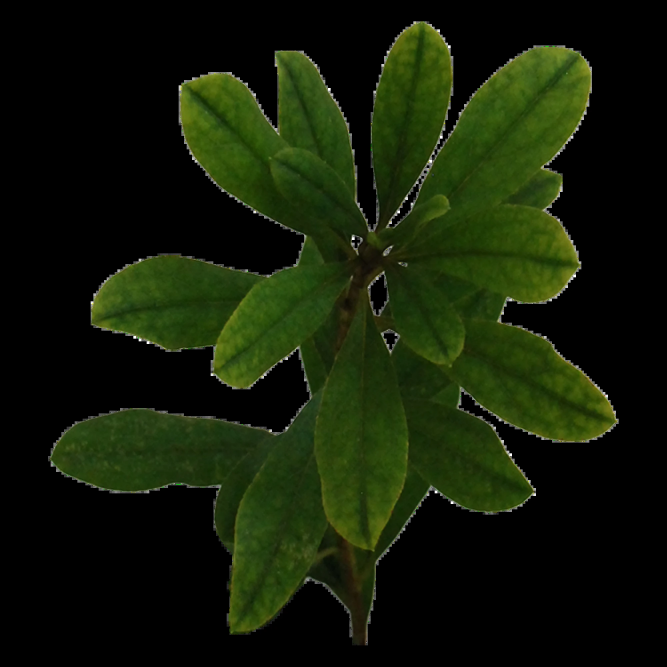
#> input picture previous/1110/xray/mj_input/plant1.webp, 2000 x 2000 px (shown at 1/3 size)
$ python make_inputs.py plant1.webp plant2.webp   (older library calls are emulated)
#> lines starting #> are read from the running program, lines starting #| are printed output that depends on the picture; after the words box and inside, x2 and y2 are one past the last pixel; in counts of white or black regions, pixels touching at a corner belong together
### previous/1110/xray/xray.py
"""Fake X-ray / backlit translucency from a studio plant photo (grey bg, hand)."""
import sys, numpy as np, cv2

# [25 lines left out: functions load, plant_mask, not called in this run]

def xray(im, m, p):
    L = cv2.cvtColor(im, cv2.COLOR_BGR2LAB)[..., 0].astype(np.float32) / 255
    ms = cv2.GaussianBlur(m, (0, 0), 1.2)
    # normalise luminance inside plant
    vals = L[m > 0.5]; lo, hi = np.percentile(vals, 2), np.percentile(vals, 98)
    Ln = np.clip((L - lo) / (hi - lo + 1e-6), 0, 1)
    Ln = cv2.bilateralFilter(Ln, 9, 0.08, p['bs'])
    # tonal structure (darker in photo = denser): large-scale
    base = cv2.GaussianBlur(Ln, (0, 0), p['sb'])
    # fine detail: veins are lighter than blade in photo -> become dense lines
    hp = Ln - cv2.GaussianBlur(Ln, (0, 0), p['sv'])
    # veins are thin lines: their sign shows up as the skewed tail of hp
    v = hp[m > 0.5]; skew = np.mean((v - v.mean()) ** 3) / (v.std() ** 3 + 1e-9)
    sign = 1.0 if skew >= 0 else -1.0
    if p.get('flip'): sign = -sign
    veins = np.clip(sign * hp * p['kv'], -1, 1)
    # internal boundaries (overlapping leaf edges)
    gx = cv2.Sobel(cv2.GaussianBlur(Ln, (0, 0), 2.0), cv2.CV_32F, 1, 0)
    gy = cv2.Sobel(cv2.GaussianBlur(Ln, (0, 0), 2.0), cv2.CV_32F, 0, 1)
    edges = cv2.GaussianBlur(np.clip(np.hypot(gx, gy) * p['ke'], 0, 1), (0, 0), 1.5)
    # silhouette rim
    er = cv2.erode(m, np.ones((p['rw'], p['rw']), np.uint8))
    rim = cv2.GaussianBlur(m - er, (0, 0), p['rw'] * 0.4)
    # center density: distance from silhouette edge
    ys, xs = np.where(m > 0.5)
    cy, cx = p.get('hub') or (ys.mean(), xs.mean())
    size = max(np.ptp(ys), np.ptp(xs))
    yy, xx = np.mgrid[:m.shape[0], :m.shape[1]]
    rr = np.hypot(yy - cy, xx - cx) / (size * p['hr'])
    dist = np.exp(-rr ** 2)
    density = (p['d0'] + p['d1'] * (1 - base) + p['dc'] * dist ** 1.5
               + p['dv'] * veins + p['de'] * edges + p['dr'] * rim)
    density = np.clip(density, 0, 1) ** p['g'] * ms
    out = 1 - density
    return np.clip(out, 0, 1), ms

P = dict(bs=5, sb=10, sv=6, kv=3.0, ke=1.2, rw=5, d0=0.06, d1=0.20, dc=0.55, hr=0.16, dv=0.20, de=0.10, dr=0.20, g=1.15)

# [13 lines that do not run on import are left out]

### previous/1110/xray/mj_input/make_inputs.py
"""Make Midjourney input images from a transparent plant cutout (PNG/WebP with alpha).
usage: python mj_input/make_inputs.py <cutout> <name>
  -> mj_input/<name>_A_gray.png  (plain grey, light)   -> mj_input/<name>_B_xray.png (code x-ray)
Plant fills ~60% of a 2000px white square so it stays inside the dish."""
import sys, os, numpy as np, cv2
HERE = os.path.dirname(os.path.abspath(__file__)); sys.path.insert(0, os.path.dirname(HERE))
from xray import xray, P

def pad(g, frac=0.6, S=2000):
    ys, xs = np.where(g < 250); crop = g[ys.min():ys.max()+1, xs.min():xs.max()+1]
    s = S * frac / max(crop.shape); crop = cv2.resize(crop, None, fx=s, fy=s, interpolation=cv2.INTER_AREA)
    out = np.full((S, S), 255, np.uint8); h, w = crop.shape
    out[(S-h)//2:(S-h)//2+h, (S-w)//2:(S-w)//2+w] = crop; return out

src, name = sys.argv[1], sys.argv[2]
rgba = cv2.imdecode(np.fromfile(src, np.uint8), cv2.IMREAD_UNCHANGED)
#> rgba is the input picture: shape (2000, 2000, 4); mean B, G, R, A 7.2, 27.9, 18.7, 98.3
a = rgba[..., 3].astype(np.float32) / 255
im = (rgba[..., :3] * a[..., None] + 255 * (1 - a[..., None])).astype(np.uint8)
m = (a > 0.5).astype(np.float32); ms = cv2.GaussianBlur(a, (0, 0), 0.8)
g = cv2.cvtColor(im, cv2.COLOR_BGR2GRAY).astype(np.float32) / 255
v = g[m > 0]; gn = np.clip((g - np.percentile(v, 2)) / (np.percentile(v, 98) - np.percentile(v, 2)), 0, 1)
A = 1 - (1 - (0.55 + 0.35 * gn)) * ms
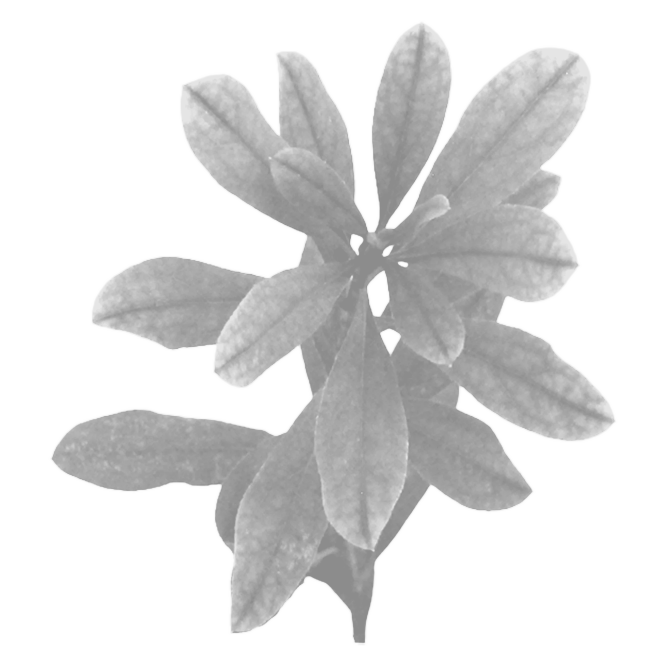
#> A: shape (2000, 2000) float32 (shown at 1/3 size); min 0.55, max 1, mean 0.873
P2 = dict(P, flip=('flip' in sys.argv))
B, _ = xray(im, m, P2)
#> in xray, `lo, hi = (np.percentile(vals, 2), np.percentile(vals, 98))`: lo = 0.106; hi = 0.459
#> in xray, `hp = Ln - cv2.GaussianBlur(Ln, (0, 0), p['sv'])`:
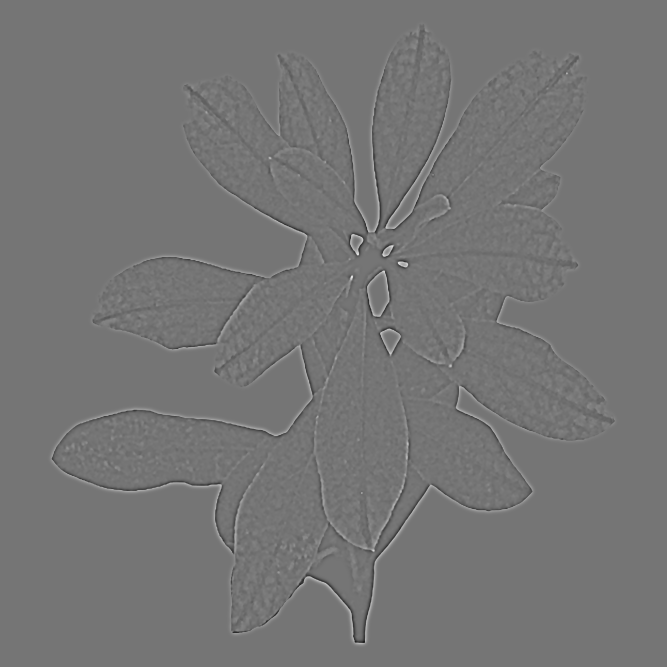
#> hp: shape (2000, 2000) float32 (shown at 1/3 size); min -0.628, max 0.735, mean -5.9e-08; drawn with min black and max white
#> in xray, `skew = np.mean((v - v.mean()) ** 3) / (v.std() ** 3 + 1e-09)`: skew = -0.42
#> in xray, `sign = 1.0 if skew >= 0 else -1.0`: sign = -1
#> in xray, `er = cv2.erode(m, np.ones((p['rw'], p['rw']), np.uint8))`:
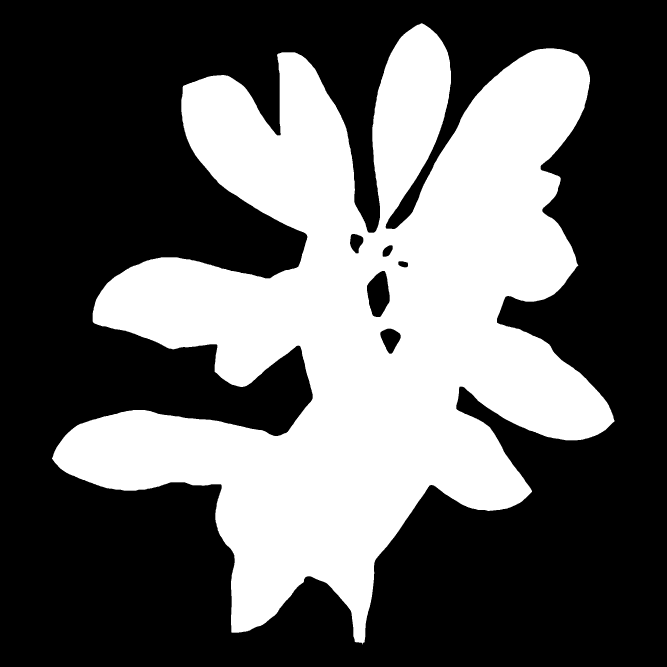
#> er: shape (2000, 2000) float32 (shown at 1/3 size); values 0 (black) and 1 (white), 37.7% white; 1 white region, box (x1, y1, x2, y2) and area: (156, 70, 1844, 1933) 1509658
#> in xray, `rim = cv2.GaussianBlur(m - er, (0, 0), p['rw'] * 0.4)`:
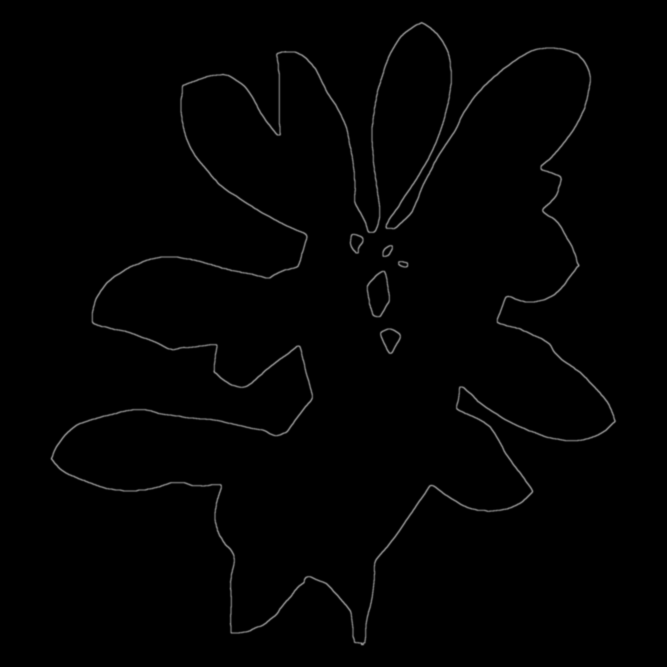
#> rim: shape (2000, 2000) float32 (shown at 1/3 size); min 0, max 0.622, mean 0.00808
#> in xray, `cy, cx = p.get('hub') or (ys.mean(), xs.mean())`: cy = 957.6; cx = 1079.4
#> in xray, `size = max(np.ptp(ys), np.ptp(xs))`: size = 1867
#> in xray, `out = 1 - density`:
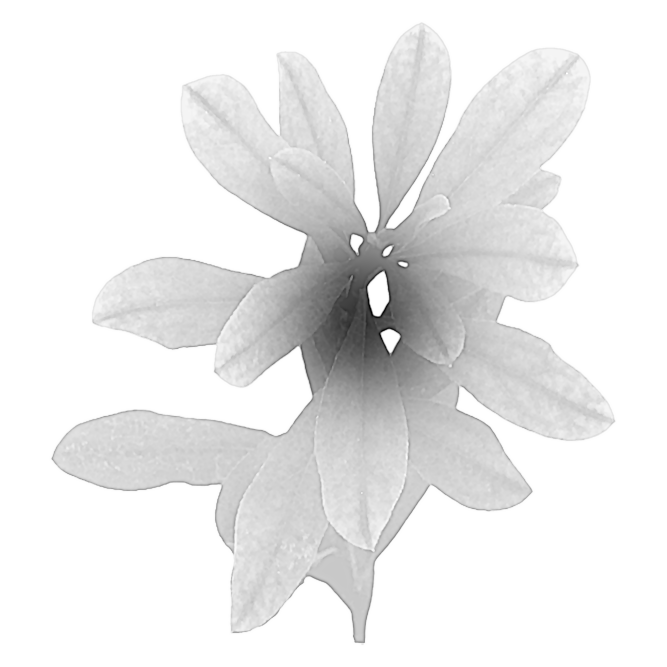
#> out: shape (2000, 2000) float64 (shown at 1/3 size); min 0.000165, max 1, mean 0.919
for tag, img in (('A_gray', A), ('B_xray', B)):
    cv2.imencode('.png', pad((np.clip(img, 0, 1) * 255).astype(np.uint8)))[1].tofile(os.path.join(HERE, f'{name}_{tag}.png'))
#> this loop made 2 passes
#> (tag, s in pad, h in pad, w in pad) on passes 1 to 2: ('A_gray', 0.641, 1200, 1088), ('B_xray', 0.642, 1200, 1088)
#> pass 1, in pad, `crop = g[ys.min():ys.max() + 1, xs.min():xs.max() + 1]`:
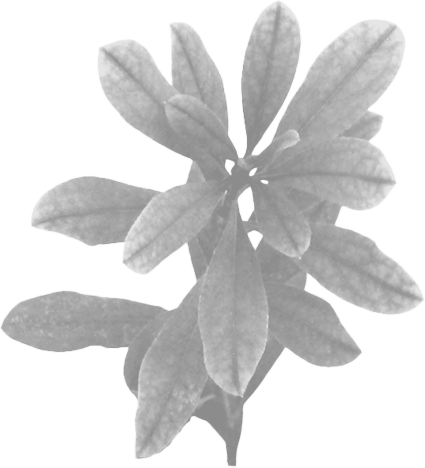
#> crop: shape (1871, 1697) (shown at 1/4 size); min 140, max 255, mean 214.1
#> pass 2, in pad (call 2), `crop = g[ys.min():ys.max() + 1, xs.min():xs.max() + 1]`:
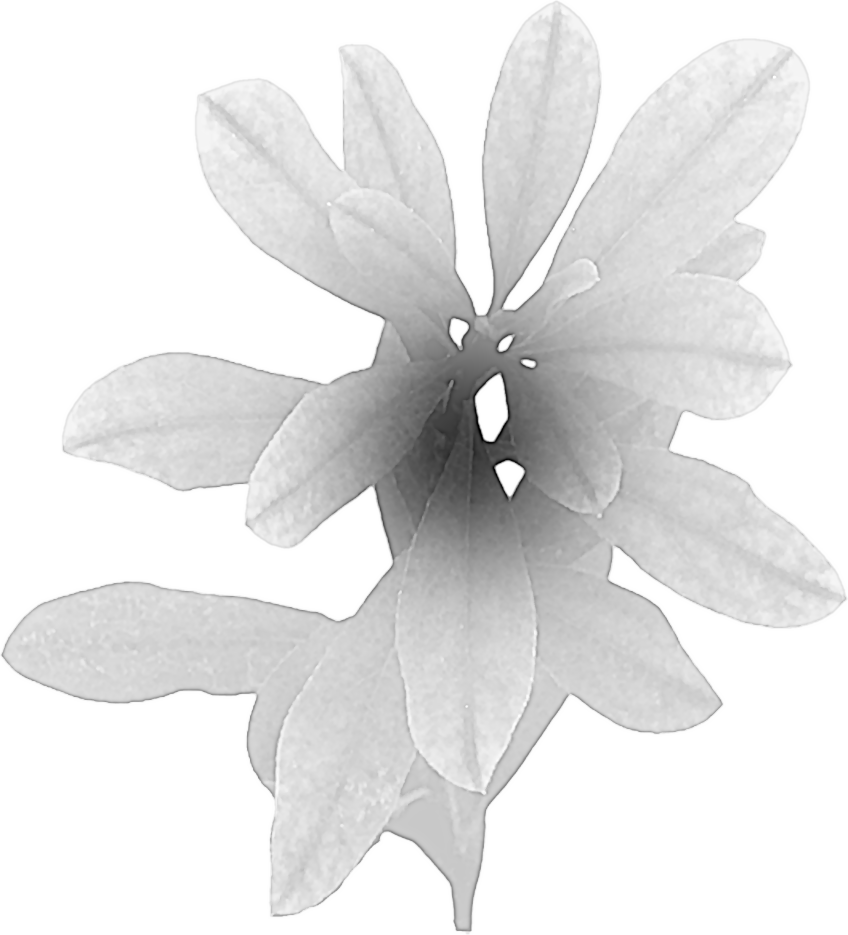
#> crop: shape (1870, 1695) (shown at 1/2 size); min 0, max 255, mean 228.6
print('ok', name)

$ run again, on previous/1110/xray/mj_input/plant3.webp
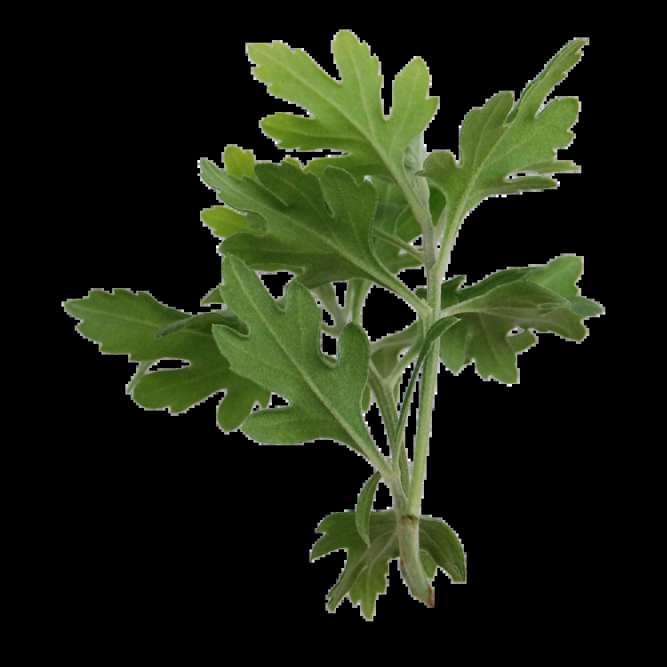
#> input picture previous/1110/xray/mj_input/plant3.webp, 2000 x 2000 px (shown at 1/3 size)
#> rgba is the input picture: shape (2000, 2000, 4); mean B, G, R, A 18.2, 35.8, 28.9, 68
#> m: shape (2000, 2000) float32; values 0 (black) and 1 (white), 26.7% white; 1 white region, box (x1, y1, x2, y2) and area: (194, 91, 1808, 1858) 1067479
#> lo = 0.278; hi = 0.69
#> skew = -0.35
#> sign = -1
#> er: shape (2000, 2000) float32; values 0 (black) and 1 (white), 25.6% white; 1 white region, box (x1, y1, x2, y2) and area: (196, 94, 1806, 1856) 1023224
#> cy = 858.3; cx = 1069.3
#> size = 1766
#> in xray, `out = 1 - density`:
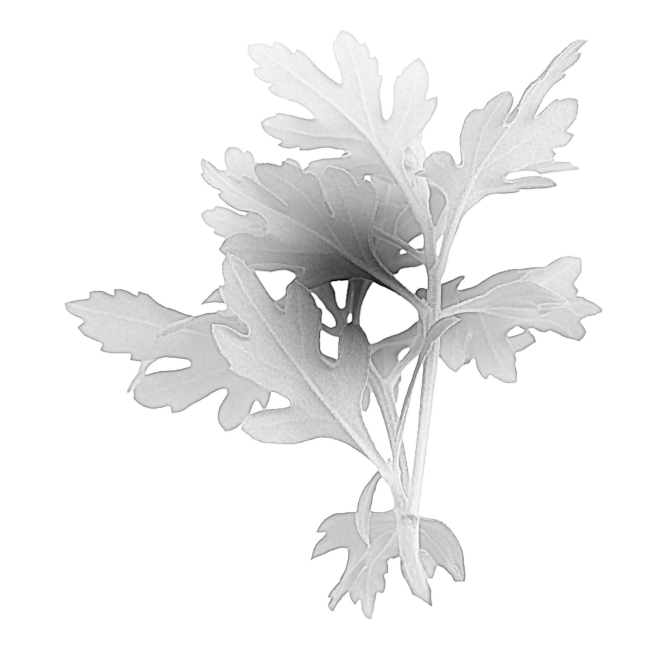
#> out: shape (2000, 2000) float64 (shown at 1/3 size); min 0.000824, max 1, mean 0.941
#> the loop `for tag, img in (('A_gray', A), ('B_xray', B)):` made 2 passes
#> (tag, s in pad, h in pad, w in pad) on passes 1 to 2: ('A_gray', 0.678, 1200, 1098), ('B_xray', 0.678, 1200, 1096)
#> pass 2, in pad (call 2), `crop = g[ys.min():ys.max() + 1, xs.min():xs.max() + 1]`:
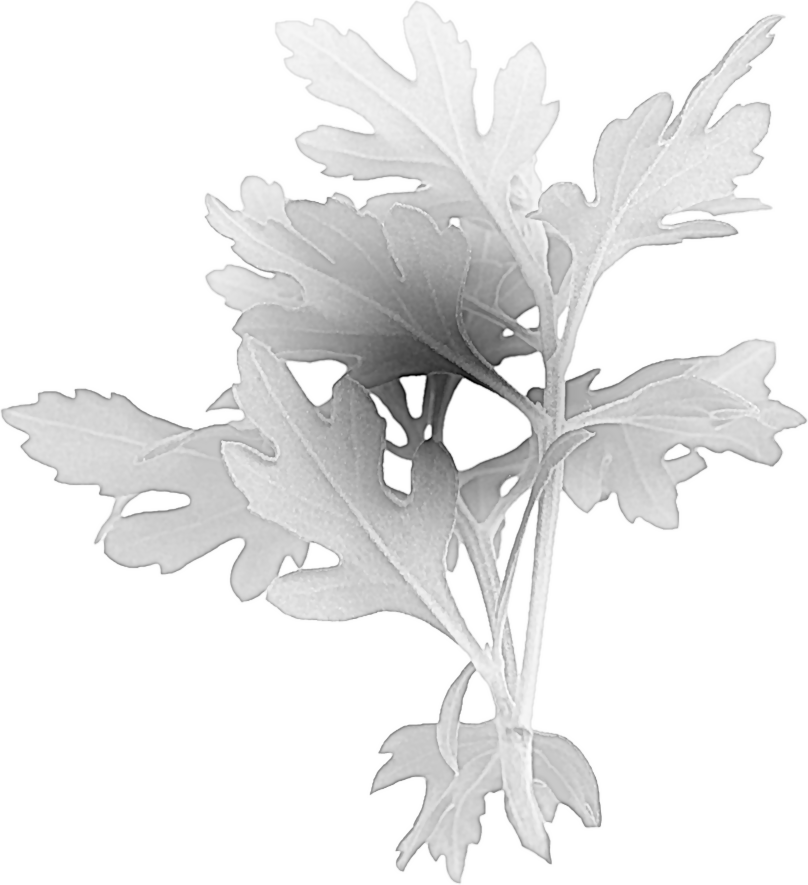
#> crop: shape (1769, 1616) (shown at 1/2 size); min 0, max 255, mean 233.6

$ run again, on previous/1110/xray/mj_input/plant4.webp
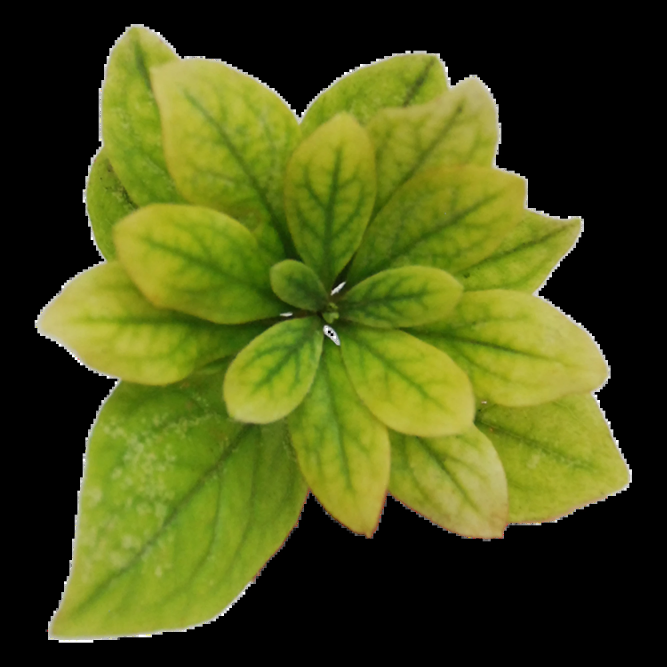
#> input picture previous/1110/xray/mj_input/plant4.webp, 2000 x 2000 px (shown at 1/3 size)
#> rgba is the input picture: shape (2000, 2000, 4); mean B, G, R, A 22, 81.5, 73.3, 134
#> m: shape (2000, 2000) float32; values 0 (black) and 1 (white), 52.6% white; 3 black regions, box (x1, y1, x2, y2) and area: (0, 0, 2000, 2000) 1896200, (971, 976, 1020, 1035) 1338, (1002, 850, 1031, 875) 313
#> lo = 0.298; hi = 0.757
#> skew = -0.04
#> sign = -1
#> in xray, `er = cv2.erode(m, np.ones((p['rw'], p['rw']), np.uint8))`:
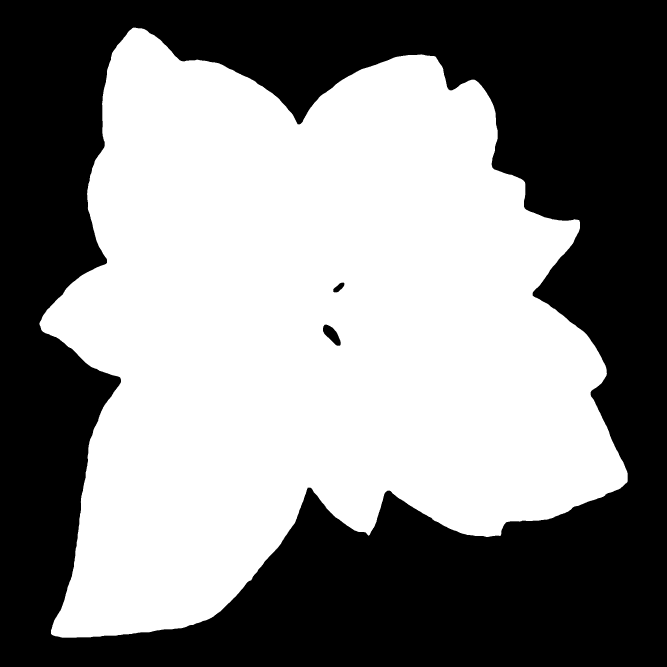
#> er: shape (2000, 2000) float32 (shown at 1/3 size); values 0 (black) and 1 (white), 52.1% white; 3 black regions, box (x1, y1, x2, y2) and area: (0, 0, 2000, 2000) 1914739, (969, 974, 1022, 1037) 1786, (1000, 848, 1033, 877) 545
#> cy = 991.7; cx = 929.4
#> size = 1834
#> the loop `for tag, img in (('A_gray', A), ('B_xray', B)):` made 2 passes
#> (tag, s in pad, h in pad, w in pad) on passes 1 to 2: ('A_gray', 0.653, 1200, 1158), ('B_xray', 0.653, 1200, 1157)
#> pass 2, in pad (call 2), `crop = g[ys.min():ys.max() + 1, xs.min():xs.max() + 1]`:
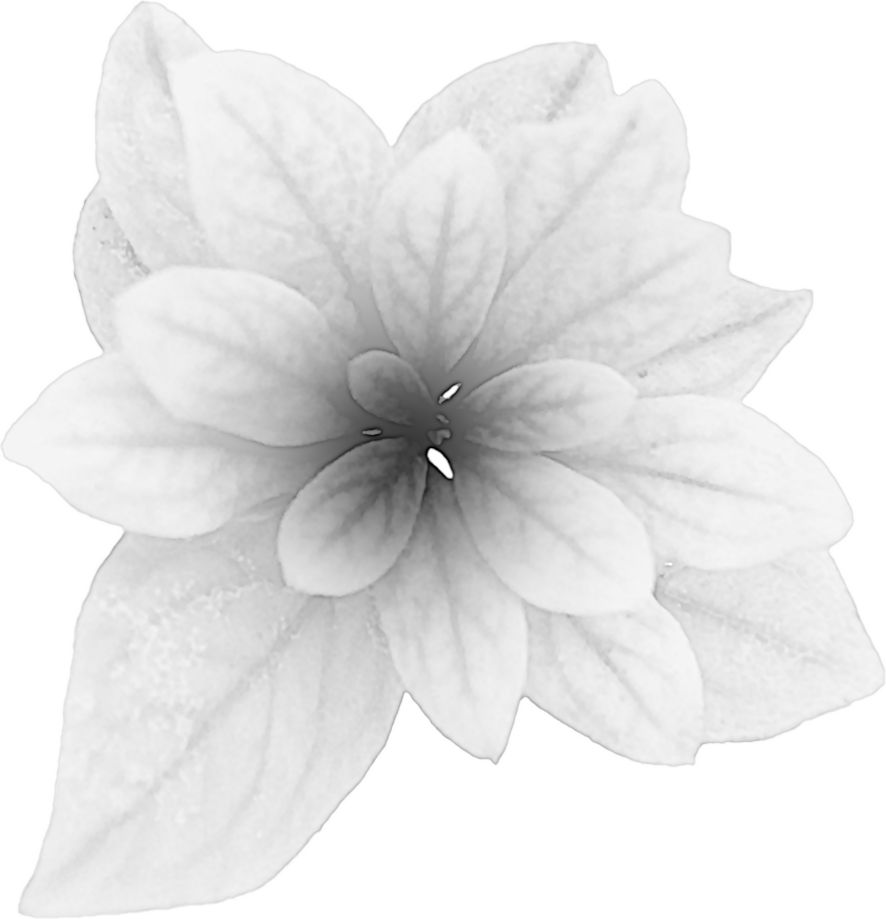
#> crop: shape (1837, 1771) (shown at 1/2 size); min 0, max 255, mean 229.5
